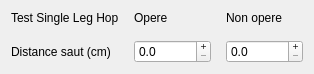
    <widget class="QWidget" name="layoutWidget_33">
     <property name="geometry">
      <rect>
       <x>320</x>
       <y>1730</y>
       <width>282</width>
       <height>58</height>
      </rect>
     </property>
     <layout class="QGridLayout" name="gridLayout_15">
      <property name="spacing">
       <number>15</number>
      </property>
      <item row="0" column="0">
       <widget class="QLabel" name="label_test_sjB_7">
        <property name="text">
         <string>Test Single Leg Hop</string>
        </property>
        <property name="textFormat">
         <enum>Qt::TextFormat::RichText</enum>
        </property>
       </widget>
      </item>
      <item row="0" column="1">
       <widget class="QLabel" name="label_opere_28">
        <property name="text">
         <string>Opere</string>
        </property>
       </widget>
      </item>
      <item row="0" column="2">
       <widget class="QLabel" name="label_non_opere_27">
        <property name="text">
         <string>Non opere</string>
        </property>
       </widget>
      </item>
      <item row="1" column="0">
       <widget class="QLabel" name="label_hauteur_saut_sj_7">
        <property name="text">
         <string>Distance saut (cm)</string>
        </property>
       </widget>
      </item>
      <item row="1" column="1">
       <widget class="QDoubleSpinBox" name="doubleSpinBox_g_distanceSLHO">
        <property name="cursor">
         <cursorShape>ArrowCursor</cursorShape>
        </property>
        <property name="buttonSymbols">
         <enum>QAbstractSpinBox::ButtonSymbols::PlusMinus</enum>
        </property>
        <property name="accelerated">
         <bool>true</bool>
        </property>
        <property name="decimals">
         <number>1</number>
        </property>
        <property name="maximum">
         <double>100000.000000000000000</double>
        </property>
       </widget>
      </item>
      <item row="1" column="2">
       <widget class="QDoubleSpinBox" name="doubleSpinBox_g_distanceSLHNO">
        <property name="cursor">
         <cursorShape>ArrowCursor</cursorShape>
        </property>
        <property name="buttonSymbols">
         <enum>QAbstractSpinBox::ButtonSymbols::PlusMinus</enum>
        </property>
        <property name="accelerated">
         <bool>true</bool>
        </property>
        <property name="decimals">
         <number>1</number>
        </property>
        <property name="maximum">
         <double>100000.000000000000000</double>
        </property>
       </widget>
      </item>
     </layout>
    </widget>
